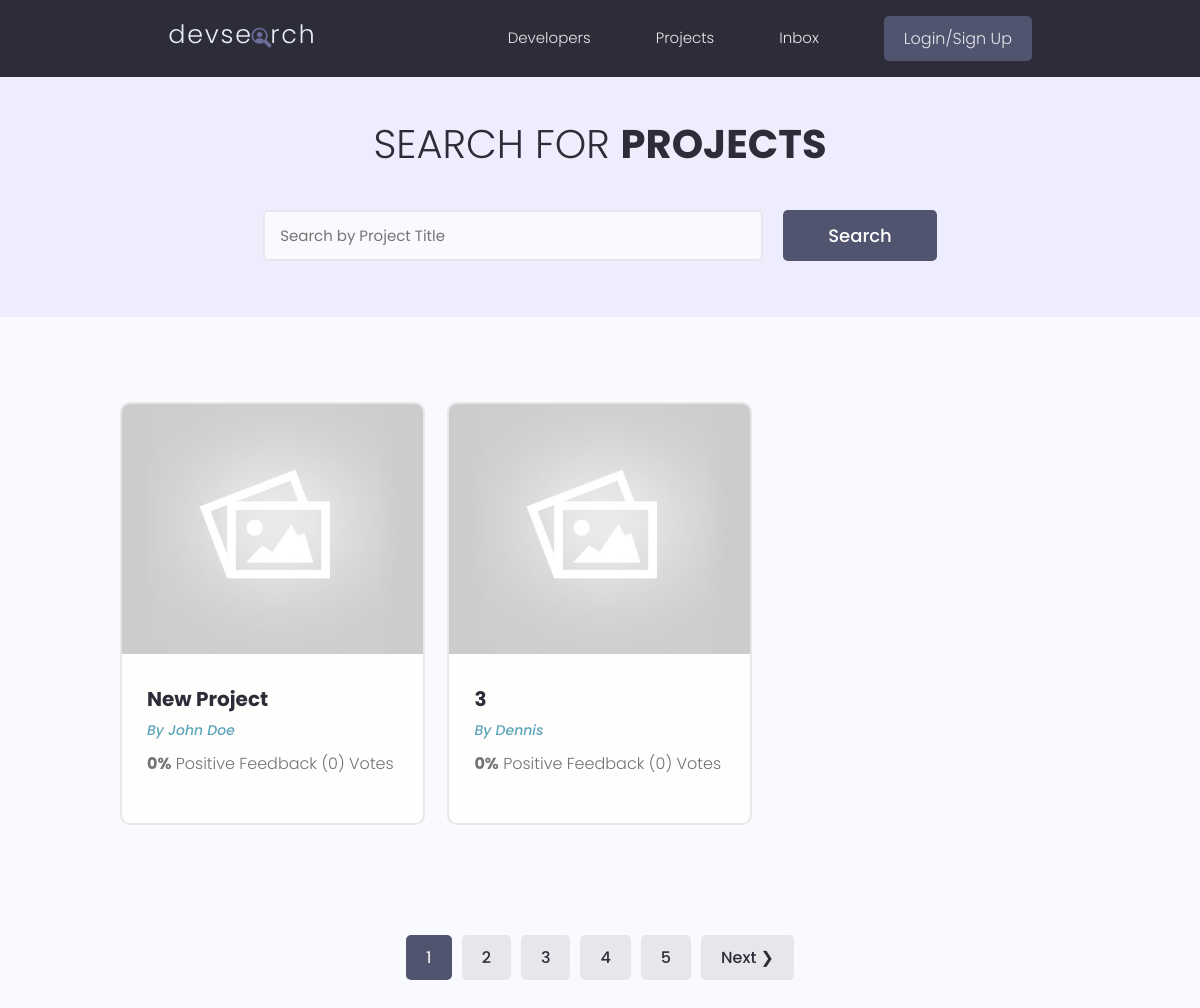
/projects/, run on the app's committed database.
### projects/models.py (models this page shows, shortened)
class Project(models.Model):
    owner = models.ForeignKey(Profile, null=True, blank=True, on_delete=models.CASCADE)
    title = models.CharField(max_length=200)
    description = models.TextField(null=True, blank=True)
    featured_image = models.ImageField(null=True, blank=True, default="default.jpg")
    demo_link = models.CharField(max_length=2000, null=True, blank=True)
    source_link = models.CharField(max_length=2000, null=True, blank=True)
    tags = models.ManyToManyField('Tag', blank=True)
    vote_total = models.IntegerField(default=0, null=True, blank=True)
    vote_ratio = models.IntegerField(default=0, null=True, blank=True)
    created = models.DateTimeField(auto_now_add=True)
    id = models.UUIDField(default=uuid.uuid4, unique=True, primary_key=True, editable=False)

### users/models.py (models this page shows, shortened)
class Profile(models.Model):
    user = models.OneToOneField(User, on_delete=models.CASCADE, null=True, blank=True)
    name = models.CharField(max_length=200, blank=True, null=True)
    email = models.EmailField(max_length=500, blank=True, null=True)
    username = models.CharField(max_length=200, blank=True, null=True)
    location = models.CharField(max_length=200, blank=True, null=True)
    short_intro = models.CharField(max_length=200, blank=True, null=True)
    bio = models.TextField(blank=True, null=True)
    profile_image = models.ImageField(null=True, blank=True, upload_to='profiles/', default="profiles/user-default.png")
    social_github = models.CharField(max_length=200, blank=True, null=True)
    social_twitter = models.CharField(max_length=200, blank=True, null=True)
    social_linkedin = models.CharField(max_length=200, blank=True, null=True)
    social_youtube = models.CharField(max_length=200, blank=True, null=True)
    social_website = models.CharField(max_length=200, blank=True, null=True)
    created = models.DateTimeField(auto_now_add=True)
    id = models.UUIDField(default=uuid.uuid4, unique=True, primary_key=True, editable=False)
    class Meta:
        ordering = ['created']

### projects/views.py (the view)
# urls.py: path('projects/', include('projects.urls')),
def projects(request):
    projects, search_query = searchProjects(request)
    custom_range, projects = paginateProjects(request, projects, 2)
    context = { 'projects' : projects, 'search_query': search_query, 'custom_range': custom_range}
    return render(request, 'projects/projects.html', context)

### projects/utils.py (called while the page is built)
def paginateProjects(request, projects, results):
    page = request.GET.get('page')
    paginator = Paginator(projects, results)
    try:
        projects = paginator.page(page)
    except PageNotAnInteger: #처음 들어왔을 때 파라미터가 없어서 나는 에러
        page = 1
        projects = paginator.page(page) #1로 셋팅
    except EmptyPage: #페이지수 10000을 넣었을 때 뜨는 에러
        page = paginator.num_pages #페이지 총수
        projects = paginator.page(page)
    leftIndex = (int(page) - 4)
    if leftIndex <1 :
        leftIndex = 1
    rightIndex = (int(page) + 5)
    if rightIndex > paginator.num_pages:
        rightIndex = paginator.num_pages +1
    custom_range = range(leftIndex, rightIndex) #페이지바 갯수 설정가능
    return custom_range, projects

def searchProjects(request):
    search_query = ''
    if request.GET.get('search_query'):
        search_query = request.GET.get('search_query')
    tags = Tag.objects.filter(name__icontains=search_query)
    projects = Project.objects.distinct().filter(
        Q(title__icontains=search_query) |
        Q(description__icontains=search_query) |
        Q(owner__name__icontains=search_query) |
        Q(tags__in=tags)
    )
    return projects, search_query

### projects/templates/projects/projects.html (shortened to what this page needs)
{% extends 'main.html' %}
{% block content %}
<main class="projects">
    <section class="hero-section text-center">
        <div class="container container--narrow">
            <div class="hero-section__box">
                <h2>Search for <span>Projects</span></h2>
            </div>
            <div class="hero-section__search">
                <form id='searchForm' class="form" action="{% url 'projects' %}" method="get">
                    <div class="form__field">
                        <input class="input input--text" id="formInput#search" type="text" name="search_query"
                            placeholder="Search by Project Title" value="{{search_query}}" />
                    </div>
                    <input class="btn btn--sub btn--lg" type="submit" value="Search" />
                </form>
            </div>
        </div>
    </section>
    <section class="projectsList">
        <div class="container">
            <div class="grid grid--three">
                {% for project in projects %}
                <div class="column">
                    <div class="card project">
                        <a href="{% url 'project' project.id %}" class="project">
                            <img class="project__thumbnail" src="{{project.featured_image.url}}" alt="project thumbnail" />
                            <div class="card__body">
                                <h3 class="project__title">{{project.title}}</h3>
                                <p><a class="project__author" href="{% url 'user-profile' project.owner.id %}">By
                                        {{project.owner.name}}</a>
                                </p>
                                <p class="project--rating">
                                    <span style="font-weight: bold;">{{project.vote_ratio}}%</span> Positive
                                    Feedback ({{project.vote_total}}) Vote{{project.vote_total|pluralize:"s"}}
                                </p>
                            </div>
                        </a>
                    </div>
                </div>
                {% endfor %}
            </div>
        </div>
    </section>
    {% include 'pagination.html' with queryset=projects custom_range=custom_range %}
</main>
{% endblock %}

### static/styles/app.css (style rules this page uses)
:root { --color-sub: #2d2d39; }
.btn--sub { background-color: var(--color-sub-light); }
.card { border: 2px solid var(--color-light); }
img { width: 100%; }
.hero-section { height: 40vh; display: flex; align-items: center; background-color: var(--color-sub); }
.hero-section__box { margin-bottom: 4rem; }
.hero-section__box > h2, .hero-section__box > h2 > span { font-size: 4rem; color: var(--color-light); line-height: 1.3; text-transform: uppercase; }
.hero-section__box > h2 { font-weight: 300; }
.hero-section__box > h2 > span { font-weight: 700; }
.hero-section__search > .form { display: flex; align-items: center; justify-content: center; gap: 2rem; }
.hero-section__search > .form input.input--text { width: 50rem; }
.project__author { font-size: 1.4rem; font-style: italic; }
.project--rating { margin-bottom: 1.6em; margin-top: .5em; }
.projects > .hero-section { background: var(--color-sub-lighter); height: 30vh; }
.projects .hero-section__box { margin-bottom: 2.5rem; }
.projects .hero-section__box > h2 { color: var(--color-sub); }
.projects .hero-section__box > h2 > span { font-weight: 700; color: var(--color-sub); }
.projectsList { margin-top: 8rem; }
.project__thumbnail { height: 25rem; object-fit: cover; object-position: top center; }
.project__title { font-size: 2rem; font-weight: 700; color: var(--color-sub); }

### static/uikit/styles/modules/_variables.css (style rules this page uses)
:root { --color-main: #5aa5b9; --color-main-light: #e6faff; --color-sub: #3f4156; --color-sub-light: #51546e; --color-sub-lighter: #ededfd; --color-text: #737373; --color-gray: #8b8b8b; --color-light: #e5e7eb; --color-light-gray: #767676; --color-bg: #f8fafd; --color-white: #fffefd; --color-white-light: #f3f3f3; --color-success: #359e64; --color-success-bg: #def8e8; --color-error: #fc4b0b; --color-error-bg: #fff2ee; --font-base: 'Poppins', arial, helvetica, 'Segoe UI', roboto, ubuntu, sans-serif; --font-monospace: 'Fira Code', 'Courier New', courier, monospace; --font-regular: 300; --font-medium: 500; --font-bold: 700; --generic-shadow: 1px 1px 5px #00000010; --generic-transition: all 0.3s ease-in-out; }

### static/uikit/styles/modules/_base.css (style rules this page uses)
* { margin: 0; padding: 0; box-sizing: border-box; text-rendering: optimizeLegibility; color: inherit; font-size: inherit; }
html { font-size: 50%; }
@media only screen and (min-width: 480px) { html { font-size: 56.25%; } }
@media only screen and (min-width: 1200px) { html { font-size: 62.5%; } }
body { line-height: 1.6; font-weight: 400; font-size: 1.5rem; color: var(--color-text); background-color: var(--color-bg); min-height: 100vh; }

### static/uikit/styles/modules/_typography.css (style rules this page uses)
* { font-family: var(--font-base); }
h2 { font-size: 3.6rem; font-weight: var(--font-bold); }
h3 { font-size: 3.2rem; font-weight: var(--font-medium); }
p, span, strong { font-size: 1.6rem; color: var(--color-text); font-weight: var(--font-regular); }
a { padding-bottom: 2px; text-decoration: none; display: inline-block; color: var(--color-main); font-weight: var(--font-medium); }

### static/uikit/styles/modules/_utilities.css (style rules this page uses)
.container { width: 92%; max-width: 165rem; margin: 0 auto; box-sizing: border-box; }
.container--narrow { width: 92%; max-width: 120rem; }
@media screen and (min-width: 1000px) { .container { width: 90%; } }
@media screen and (min-width: 1000px) { .container--narrow { width: 85%; } }
@media screen and (min-width: 1200px) { .container { width: 80%; } }
@media screen and (min-width: 1200px) { .container--narrow { width: 72%; } }
.text-center { text-align: center; }

### static/uikit/styles/modules/_button.css (style rules this page uses)
.btn { display: inline-block; position: relative; cursor: pointer; background-color: var(--color-light); font-weight: var(--font-medium); color: var(--color-sub); text-decoration: none; padding: 1rem 2rem; border-radius: 0.5rem; border: none; width: -webkit-fit-content; width: -moz-fit-content; width: fit-content; height: -webkit-fit-content; height: -moz-fit-content; height: fit-content; font-size: 1.6rem; outline-width: 0; outline-color: transparent; -webkit-backface-visibility: hidden; backface-visibility: hidden; transition: all 0.3s ease-in-out; }
.btn--sub { background-color: var(--color-sub); color: var(--color-white); }
.btn--lg { font-size: 1.8rem; padding: 1.2rem 4.5rem; }

### static/uikit/styles/modules/_card.css (style rules this page uses)
.card { border-radius: 1rem; background-color: var(--color-white); border: 1.5px solid var(--color-light); width: auto; height: auto; margin-top: 0.5rem; margin-bottom: 0.5rem; overflow: hidden; }
.card__body, .card__header { padding: 2rem 2.5rem; }

### data on the page
Project: featured_image (placeholder picture), title "New Project", owner.name "John Doe", vote_ratio "0", vote_total "0"
Project: featured_image (placeholder picture), title "3", owner.name "Dennis", vote_ratio "0", vote_total "0"

### other printed values
{{ page }} "1"
{{ page }} "2" "3" "4" "5"
